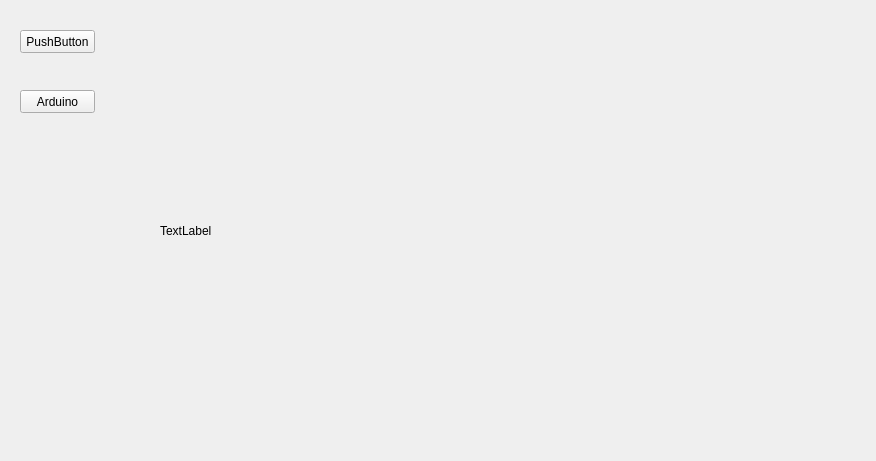
<?xml version="1.0" encoding="UTF-8"?>
<ui version="4.0">
 <class>MyWindow</class>
 <widget class="QMainWindow" name="MyWindow">
  <property name="geometry">
   <rect>
    <x>0</x>
    <y>0</y>
    <width>876</width>
    <height>461</height>
   </rect>
  </property>
  <property name="windowTitle">
   <string>MainWindow</string>
  </property>
  <widget class="QWidget" name="centralwidget">
   <widget class="QPushButton" name="pushButton">
    <property name="geometry">
     <rect>
      <x>20</x>
      <y>30</y>
      <width>75</width>
      <height>23</height>
     </rect>
    </property>
    <property name="text">
     <string>PushButton</string>
    </property>
   </widget>
   <widget class="QLabel" name="label">
    <property name="geometry">
     <rect>
      <x>160</x>
      <y>10</y>
      <width>701</width>
      <height>441</height>
     </rect>
    </property>
    <property name="autoFillBackground">
     <bool>true</bool>
    </property>
    <property name="text">
     <string>TextLabel</string>
    </property>
   </widget>
   <widget class="QPushButton" name="pushButton_2">
    <property name="geometry">
     <rect>
      <x>20</x>
      <y>90</y>
      <width>75</width>
      <height>23</height>
     </rect>
    </property>
    <property name="text">
     <string>Arduino</string>
    </property>
   </widget>
  </widget>
 </widget>
 <resources/>
 <connections/>
</ui>
